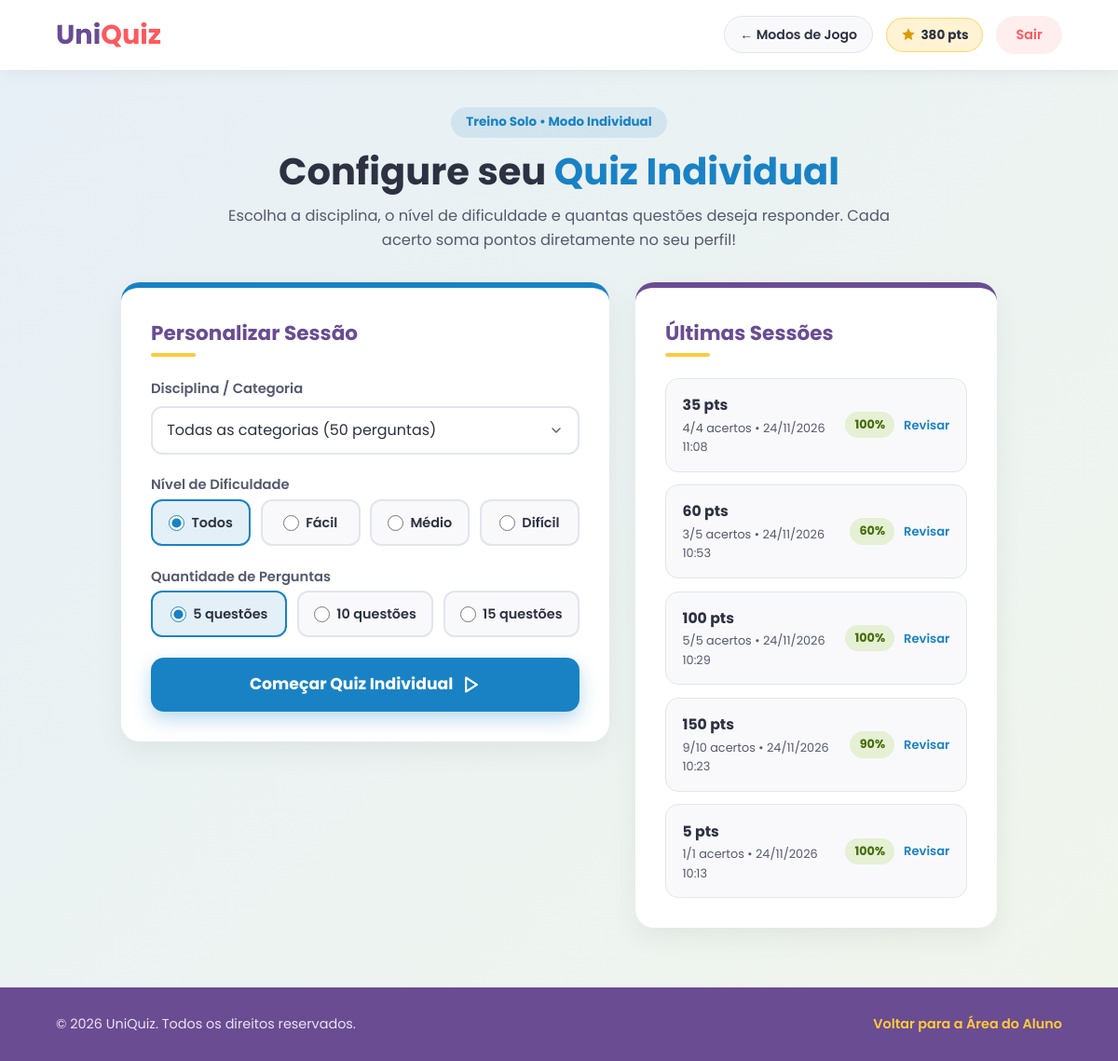
Page /aluno/individual/ (signed in) on the committed database.
### uniquiz/models.py (models this page shows, shortened)
class Usuario(AbstractUser):
    CREDENCIAL = [
        (1, 'Aluno'),
        (2, 'Professor')
    ]
    id = models.UUIDField(default=uuid.uuid4, primary_key=True, editable=False)
    credencial = models.IntegerField(choices=CREDENCIAL, default=1)
    curso = models.CharField(max_length=100, default='Engenharia de Computação')
    pontuacao_total = models.IntegerField(default=0)

class SessaoIndividual(models.Model):
    usuario = models.ForeignKey(Usuario, on_delete=models.CASCADE)
    pontuacao_final = models.IntegerField(default=0)
    status = models.CharField(max_length=20, default='em_andamento')
    data_inicio = models.DateTimeField(auto_now_add=True)

### uniquiz/views.py (the view, shortened to what this page needs)
# urls.py: path('aluno/individual/', views.modo_individual, name='modo-individual'),
@credencial_requerida(1)
def modo_individual(request):
    perguntas_validas = _perguntas_elegiveis()
    total_perguntas_disponiveis = perguntas_validas.count()
    categorias_disponiveis = (
        Categoria.objects.filter(pergunta__in=perguntas_validas)
        .annotate(total_perguntas=Count('pergunta', distinct=True))
        .order_by('nome')
    )
    sessao_ativa = None
    estado_sessao = request.session.get('quiz_individual')
    historico_qs = (
        SessaoIndividual.objects.filter(usuario=request.user, status='finalizada')
        .annotate(
            total_respostas=Count('respostalog'),
            total_acertos=Count('respostalog', filter=Q(respostalog__acertou=True)),
        )
        .order_by('-data_inicio')[:5]
    )
    historico = []
    for item in historico_qs:
        taxa = round((item.total_acertos / item.total_respostas) * 100) if item.total_respostas else 0
        historico.append({
            'id': item.id,
            'data_inicio': item.data_inicio,
            'pontuacao_final': item.pontuacao_final,
            'total_acertos': item.total_acertos,
            'total_respostas': item.total_respostas,
            'taxa_acerto': taxa,
        })
    context = {
        'categorias_disponiveis': categorias_disponiveis,
        'total_perguntas_disponiveis': total_perguntas_disponiveis,
        'sessao_ativa': sessao_ativa,
        'historico': historico,
    }
    return render(request, 'uniquiz/modo-individual.html', context)

### uniquiz/views.py (called while the page is built)
def _perguntas_elegiveis():
    return (
        Pergunta.objects.annotate(
            total_alternativas=Count('alternativa', distinct=True),
            total_corretas=Count('alternativa', filter=Q(alternativa__correta=True), distinct=True),
        )
        .filter(total_alternativas__gte=2, total_corretas__gte=1)
    )

### uniquiz/templates/uniquiz/modo-individual.html (shortened to what this page needs)
<!DOCTYPE html>
<html lang="pt-BR">
<head>
</head>
<body>
    <header class="site-header">
        <nav class="site-nav" aria-label="Navegação do Modo Individual">
            <a href="{% url 'uniquiz:home' %}" class="logo">Uni<span>Quiz</span></a>
            <div class="user-bar">
                <a href="{% url 'uniquiz:tela-aluno' %}" class="btn-back-nav">&larr; Modos de Jogo</a>
                <div class="points-badge" aria-label="Pontuação total">
                    <svg viewBox="0 0 24 24" fill="currentColor" aria-hidden="true">
                        <path d="M12 2l2.9 6.26L22 9.27l-5 4.87 1.18 6.88L12 17.77l-6.18 3.25L7 14.14 2 9.27l7.1-1.01L12 2z"/>
                    </svg>
                    <span>{{ user.pontuacao_total }} pts</span>
                </div>
                <form class="logout-form" action="{% url 'uniquiz:logout' %}" method="POST">
                    <button type="submit" class="btn-logout">Sair</button>
                </form>
            </div>
        </nav>
    </header>
    <main>
        <section class="hero-header" aria-labelledby="page-title">
            <span class="hero-tag">Treino Solo • Modo Individual</span>
            <h1 id="page-title">Configure seu <span>Quiz Individual</span></h1>
            <p>Escolha a disciplina, o nível de dificuldade e quantas questões deseja responder. Cada acerto soma pontos diretamente no seu perfil!</p>
        </section>
        <div class="content-grid">
            <section class="panel-card" aria-labelledby="setup-heading">
                <h2 id="setup-heading">Personalizar Sessão</h2>
                {% if total_perguntas_disponiveis > 0 %}
                    <form class="setup-form" action="{% url 'uniquiz:iniciar-individual' %}" method="POST">
                        <div class="field-group">
                            <label for="categoria">Disciplina / Categoria</label>
                            <select id="categoria" name="categoria">
                                <option value="">Todas as categorias ({{ total_perguntas_disponiveis }} perguntas)</option>
                            </select>
                        </div>
                        <fieldset class="choice-fieldset">
                            <legend>Nível de Dificuldade</legend>
                            <div class="choice-grid">
                                <label class="choice-card">
                                    <input type="radio" name="nivel" value="" checked>
                                    <span>Todos</span>
                                </label>
                                <label class="choice-card choice-card--lvl1">
                                    <input type="radio" name="nivel" value="1">
                                    <span>Fácil</span>
                                </label>
                                <label class="choice-card choice-card--lvl2">
                                    <input type="radio" name="nivel" value="2">
                                    <span>Médio</span>
                                </label>
                                <label class="choice-card choice-card--lvl3">
                                    <input type="radio" name="nivel" value="3">
                                    <span>Difícil</span>
                                </label>
                            </div>
                        </fieldset>
                        <fieldset class="choice-fieldset">
                            <legend>Quantidade de Perguntas</legend>
                            <div class="choice-grid choice-grid--3">
                                <label class="choice-card">
                                    <input type="radio" name="quantidade" value="5" checked>
                                    <span>5 questões</span>
                                </label>
                                <label class="choice-card">
                                    <input type="radio" name="quantidade" value="10">
                                    <span>10 questões</span>
                                </label>
                                <label class="choice-card">
                                    <input type="radio" name="quantidade" value="15">
                                    <span>15 questões</span>
                                </label>
                            </div>
                        </fieldset>
                        <button type="submit" class="btn-start">
                            <span>Começar Quiz Individual</span>
                            <svg viewBox="0 0 24 24" fill="none" stroke="currentColor" stroke-width="2.5" stroke-linecap="round" stroke-linejoin="round" aria-hidden="true">
                                <polygon points="5 3 19 12 5 21 5 3"/>
                            </svg>
                        </button>
                    </form>
                {% else %}
                    <div class="no-questions-box">
                        <h3>Ainda não há perguntas cadastradas</h3>
                        <p>Assim que um professor cadastrar questões no Painel Docente, elas aparecerão automaticamente aqui para você treinar!</p>
                    </div>
                {% endif %}
            </section>
            <section class="panel-card panel-card--history" aria-labelledby="history-heading">
                <h2 id="history-heading">Últimas Sessões</h2>
                {% if historico %}
                    <ul class="history-list">
                        {% for item in historico %}
                            <li class="history-item">
                                <div class="history-meta">
                                    <span class="history-score">{{ item.pontuacao_final }} pts</span>
                                    <span class="history-sub">
                                        {{ item.total_acertos }}/{{ item.total_respostas }} acertos • {{ item.data_inicio|date:"d/m/Y H:i" }}
                                    </span>
                                </div>
                                <div class="history-right">
                                    <span class="accuracy-pill">{{ item.taxa_acerto }}%</span>
                                    <a href="{% url 'uniquiz:jogar-individual' item.id %}" class="history-link">Revisar</a>
                                </div>
                            </li>
                        {% endfor %}
                    </ul>
                {% else %}
                    <p class="history-empty">Você ainda não concluiu nenhuma sessão individual. Inicie seu primeiro treino ao lado!</p>
                {% endif %}
            </section>
        </div>
    </main>
    <footer class="site-footer">
        <div class="footer-inner">
            <span>&copy; 2026 UniQuiz. Todos os direitos reservados.</span>
            <a href="{% url 'uniquiz:tela-aluno' %}">Voltar para a Área do Aluno</a>
        </div>
    </footer>
</body>
</html>

### rows in the picture
Usuario: pontuacao_total "380"
SessaoIndividual: data_inicio "24/11/2026 11:08"
SessaoIndividual: data_inicio "24/11/2026 10:53"
SessaoIndividual: data_inicio "24/11/2026 10:29"
SessaoIndividual: data_inicio "24/11/2026 10:23"
SessaoIndividual: data_inicio "24/11/2026 10:13"

### other values in the picture
{{ item.pontuacao_final }} "35" "60" "100" "150" "5"
{{ item.total_acertos }} "4" "3" "5" "9" "1"
{{ item.total_respostas }} "4" "5" "5" "10" "1"
{{ item.taxa_acerto }} "100" "60" "100" "90" "100"
